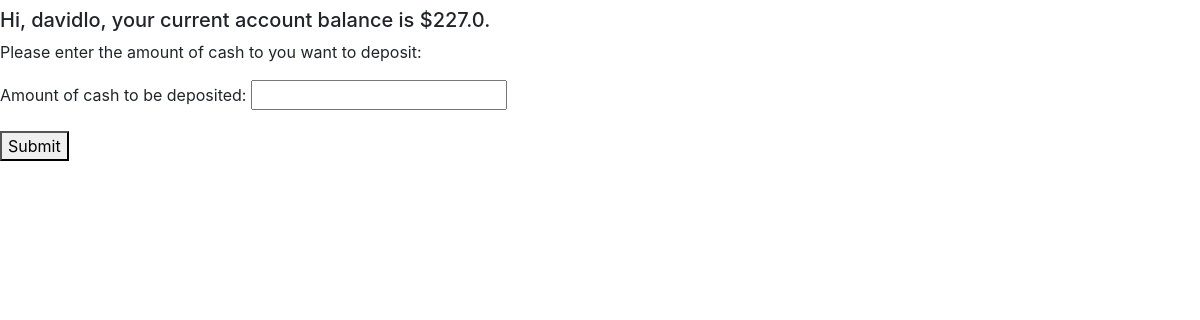
The page /trader/deposit-cash/ (signed in) on the database as committed earlier.
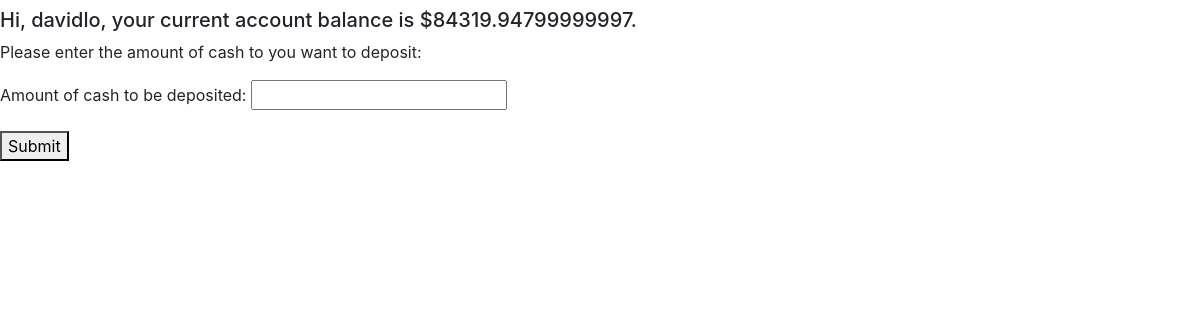
The same page on the database as committed later.
### trader/models.py (models this page shows, shortened)
class Cash(models.Model):
    user = models.ForeignKey(User, on_delete=models.CASCADE)
    cash = models.FloatField(default=0)
    updated = models.DateTimeField(blank=True, null=True)
    def __float__(self):
        return self.cash

### trader/views.py (the view)
# urls.py: path('deposit-cash/', views.depositcash, name='deposit-cash'),
@login_required
def depositcash(request):
    cash = float(Cash.objects.get(user=request.user))
    username = request.user
    form = DepositCashForm()
    context = {
        'cash': cash,
        'username': username,
        'form': form,
    }
    return render(request, 'inject-cash.html', context)

### trader/forms.py
class DepositCashForm(forms.Form):
    cash = forms.FloatField(label='Amount of cash to be deposited')
    tx_time = forms.DateField(widget=forms.HiddenInput(), required=False)

### trader/templates/inject-cash.html (shortened to what this page needs)
{% extends "base.html" %}
{% block content %}
    <h5 class="my-2">Hi, {{ user.get_username }}, your current account balance is ${{ cash }}.</h5>
    <p>Please enter the amount of cash to you want to deposit:</p>
    <form action="{% url 'deposit-preview' %}" method="POST">
        {{ form.as_p }}
        <button type="submit">Submit</button>
    </form>
{% endblock %}

Rows that differ between the two databases and show on the page:
changed Cash: cash "227.0" → "84319.94799999997"
